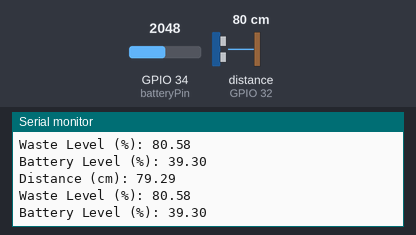
Recording of a sketch running on a simulated ESP32. Shown: the last lines printed to the serial monitor. Wiring (inferred from the names in the program): ultrasonic range finder: trigger GPIO 33; echo GPIO 32. The inputs (shaded band) are chosen by the test bench; at power-on: distance to the obstacle (sensor on GPIO 32) 80 cm, GPIO 34 (batteryPin) = 2048. The echo pulse lasts 58.3 µs per cm; WiFi joins after 1.5 s; servers stay silent unless stated; no MQTT or app messages arrive unless stated.

Above: at 2.7 s.
2.8 s: distance to the obstacle (sensor on GPIO 32) set to 4 cm
At 4.1 s:
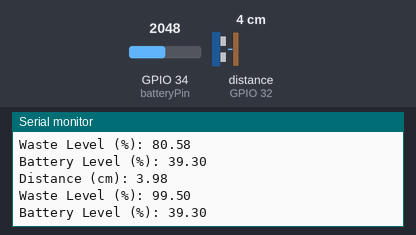
4.3 s: distance to the obstacle (sensor on GPIO 32) set to 2 cm
At 5.4 s:
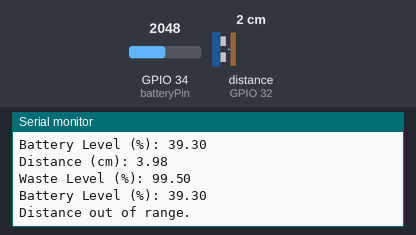

Measured:
- the behaviour switches between 3 and 2 cm on distance to the obstacle (sensor on GPIO 32) (found by bisection; images 1 and 2)
- after the input at 2.8 s, the serial monitor: prints a new line after 0.78 s (image 1)
- after the input at 4.3 s, the serial monitor: prints a new line after 0.28 s (image 2)

The sketch:

WasteLevelMonitoring.ino
```cpp
#include <WiFi.h>
#include <PubSubClient.h>

const char* ssid = "2GY13A";
const char* password = "he7REeRG";

// Replace with your MQTT Broker's IP address
const char* mqtt_server = "192.168.1.27";

// MQTT Broker's user and password
const char* mqtt_user = "TUN";
const char* mqtt_password = "123";
const char* waste_topic = "bin/wasteLevel";
const char* battery_topic = "bin/batteryLevel";

WiFiClient espClient;
PubSubClient client(espClient);

// Ultrasonic sensor pins
const int trigPin = 33; // Updated pin number
const int echoPin = 32; // Updated pin number

// Battery level pin
const int batteryPin = 34;

// Ultrasonic sensor range in cm
const float maxDistance = 400.0;
const float minDistance = 2.0;

// Sound speed in cm/uS
#define SOUND_SPEED 0.034

void setup_wifi() {
  delay(10);
  Serial.println("Connecting to WiFi...");
  WiFi.begin(ssid, password);
  while (WiFi.status() != WL_CONNECTED) {
    delay(500);
    Serial.print(".");
  }
  Serial.println("WiFi connected.");
}

void setup() {
  Serial.begin(115200);
  setup_wifi();
  client.setServer(mqtt_server, 1884);
  pinMode(trigPin, OUTPUT);
  pinMode(echoPin, INPUT);
  pinMode(batteryPin, INPUT);
}

void loop() {
  if (!client.connected()) {
    while (!client.connected()) {
      Serial.print("Attempting MQTT connection...");
      if (client.connect("ESP32Client", mqtt_user, mqtt_password)) {
        Serial.println("connected");
      } else {
        Serial.print("failed, rc=");
        Serial.print(client.state());
        Serial.println(" try again in 5 seconds");
        delay(5000);
      }
    }
  }
  client.loop();

  // Measure distance
  digitalWrite(trigPin, LOW);
  delayMicroseconds(2);
  digitalWrite(trigPin, HIGH);
  delayMicroseconds(10);
  digitalWrite(trigPin, LOW);
  long duration = pulseIn(echoPin, HIGH, 50000);
  float distanceCm = duration * SOUND_SPEED/2;

  // Check if the distance is within the defined range
  if (distanceCm <= maxDistance && distanceCm >= minDistance) {
    float wasteLevel = (1 - ((distanceCm - minDistance) / (maxDistance - minDistance))) * 100.0;

    // Read battery level
    int sensorValue = analogRead(batteryPin);
    float batteryVoltage = sensorValue * (3.3 / 4095.0);
    float batteryLevel = (batteryVoltage / 4.2) * 100.0;

    // Convert float to string
    char wasteLevelStr[8];
    dtostrf(wasteLevel, 1, 2, wasteLevelStr);
    char batteryLevelStr[8];
    dtostrf(batteryLevel, 1, 2, batteryLevelStr);

    // Publish waste level and battery level to MQTT broker
    client.publish(waste_topic, wasteLevelStr);
    client.publish(battery_topic, batteryLevelStr);

    // Print the distance and levels to the Serial Monitor
    Serial.print("Distance (cm): ");
    Serial.println(distanceCm);
    Serial.print("Waste Level (%): ");
    Serial.println(wasteLevelStr);
    Serial.print("Battery Level (%): ");
    Serial.println(batteryLevelStr);
  } else {
    Serial.println("Distance out of range.");
  }
  delay(1000); // Wait before sending the next data
}
```
